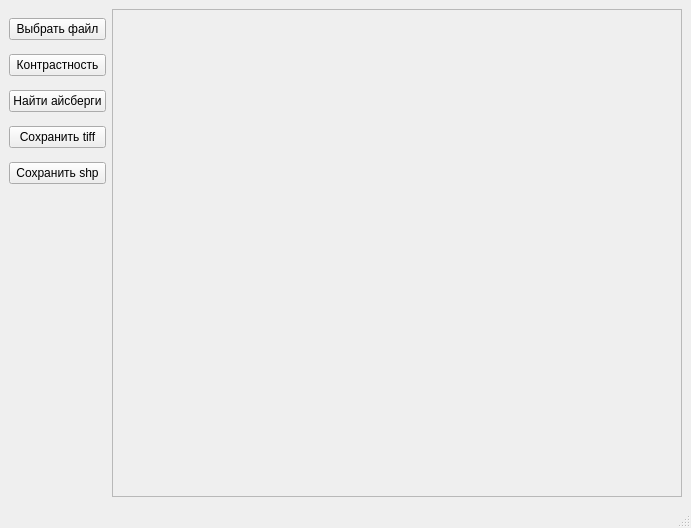
<?xml version="1.0" encoding="UTF-8"?>
<ui version="4.0">
 <class>MainWindow</class>
 <widget class="QMainWindow" name="MainWindow">
  <property name="geometry">
   <rect>
    <x>0</x>
    <y>0</y>
    <width>691</width>
    <height>528</height>
   </rect>
  </property>
  <property name="windowTitle">
   <string>MainWindow</string>
  </property>
  <widget class="QWidget" name="centralwidget">
   <layout class="QHBoxLayout" name="horizontalLayout">
    <item>
     <layout class="QVBoxLayout" name="verticalLayout">
      <property name="spacing">
       <number>5</number>
      </property>
      <property name="sizeConstraint">
       <enum>QLayout::SizeConstraint::SetDefaultConstraint</enum>
      </property>
      <property name="bottomMargin">
       <number>300</number>
      </property>
      <item>
       <widget class="QPushButton" name="selectFileButton">
        <property name="sizePolicy">
         <sizepolicy hsizetype="Minimum" vsizetype="Fixed">
          <horstretch>0</horstretch>
          <verstretch>0</verstretch>
         </sizepolicy>
        </property>
        <property name="text">
         <string>Выбрать файл</string>
        </property>
       </widget>
      </item>
      <item>
       <widget class="QPushButton" name="contrastMenuButton">
        <property name="text">
         <string>Контрастность</string>
        </property>
       </widget>
      </item>
      <item>
       <widget class="QPushButton" name="findIcebergsButton">
        <property name="text">
         <string>Найти айсберги</string>
        </property>
       </widget>
      </item>
      <item>
       <widget class="QPushButton" name="saveTiffButton">
        <property name="text">
         <string>Сохранить tiff</string>
        </property>
       </widget>
      </item>
      <item>
       <widget class="QPushButton" name="saveShpButton">
        <property name="text">
         <string>Сохранить shp</string>
        </property>
       </widget>
      </item>
     </layout>
    </item>
    <item>
     <widget class="QScrollArea" name="scrollArea">
      <property name="widgetResizable">
       <bool>true</bool>
      </property>
      <widget class="QWidget" name="scrollAreaWidgetContents">
       <property name="geometry">
        <rect>
         <x>0</x>
         <y>0</y>
         <width>567</width>
         <height>465</height>
        </rect>
       </property>
       <layout class="QGridLayout" name="gridLayout">
        <item row="0" column="0">
         <widget class="QLabel" name="label">
          <property name="text">
           <string/>
          </property>
         </widget>
        </item>
       </layout>
      </widget>
     </widget>
    </item>
   </layout>
  </widget>
  <widget class="QMenuBar" name="menubar">
   <property name="geometry">
    <rect>
     <x>0</x>
     <y>0</y>
     <width>691</width>
     <height>22</height>
    </rect>
   </property>
  </widget>
  <widget class="QStatusBar" name="statusbar"/>
 </widget>
 <resources/>
 <connections/>
</ui>
